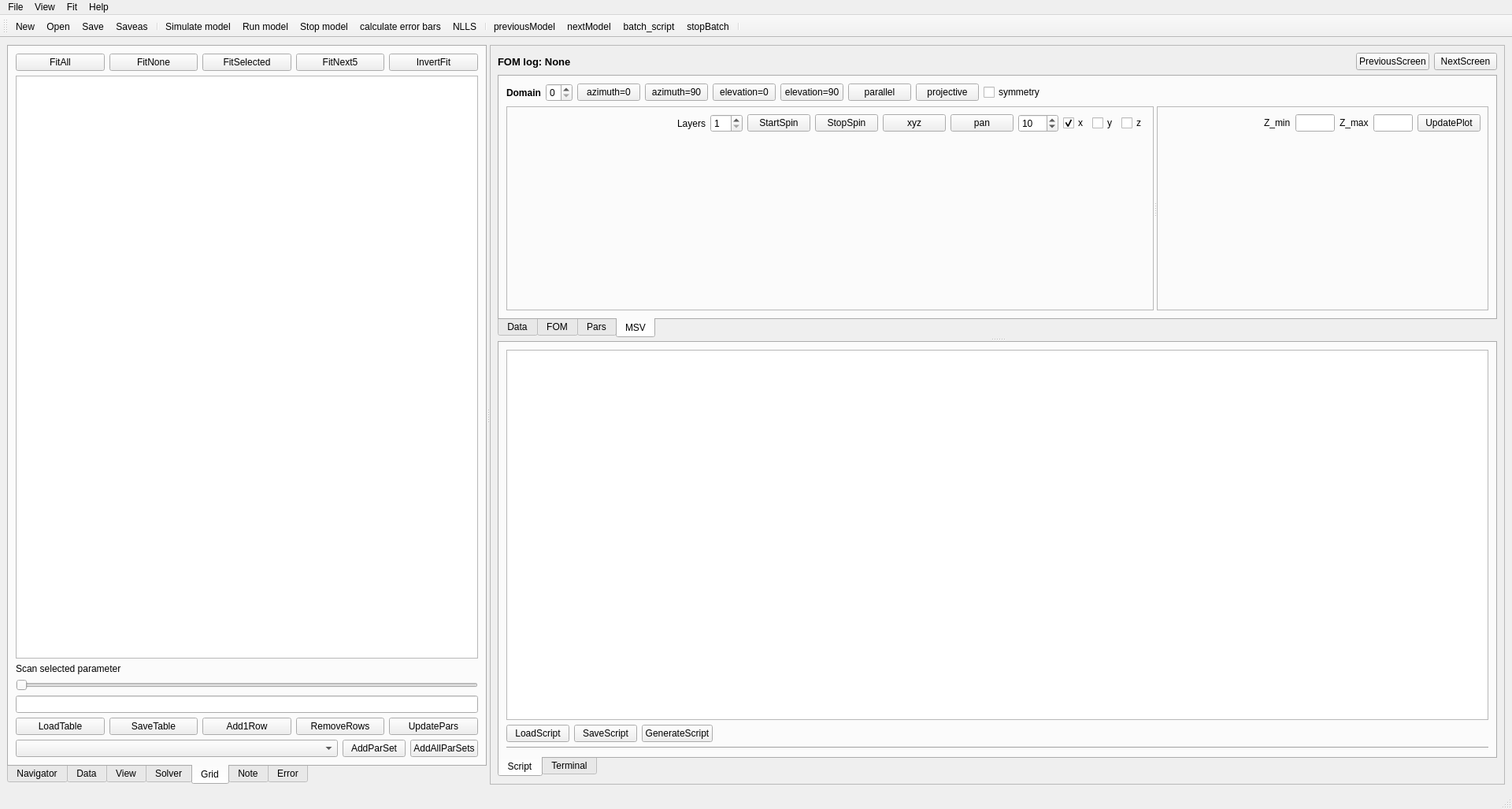
<?xml version="1.0" encoding="UTF-8"?>
<ui version="4.0">
 <class>MainWindow</class>
 <widget class="QMainWindow" name="MainWindow">
  <property name="geometry">
   <rect>
    <x>0</x>
    <y>0</y>
    <width>1920</width>
    <height>1027</height>
   </rect>
  </property>
  <property name="windowTitle">
   <string>MainWindow</string>
  </property>
  <widget class="QWidget" name="centralwidget">
   <layout class="QHBoxLayout" name="horizontalLayout">
    <item>
     <widget class="QSplitter" name="splitter_2">
      <property name="orientation">
       <enum>Qt::Horizontal</enum>
      </property>
      <widget class="QTabWidget" name="tabWidget_data">
       <property name="sizePolicy">
        <sizepolicy hsizetype="Expanding" vsizetype="Expanding">
         <horstretch>0</horstretch>
         <verstretch>0</verstretch>
        </sizepolicy>
       </property>
       <property name="maximumSize">
        <size>
         <width>450000</width>
         <height>16777215</height>
        </size>
       </property>
       <property name="styleSheet">
        <string notr="true"/>
       </property>
       <property name="tabPosition">
        <enum>QTabWidget::South</enum>
       </property>
       <property name="currentIndex">
        <number>4</number>
       </property>
       <widget class="QWidget" name="tab_13">
        <attribute name="title">
         <string>Navigator</string>
        </attribute>
        <layout class="QVBoxLayout" name="verticalLayout_10">
         <item>
          <layout class="QHBoxLayout" name="horizontalLayout_18">
           <item>
            <widget class="QLabel" name="label_10">
             <property name="text">
              <string>File_folder</string>
             </property>
            </widget>
           </item>
           <item>
            <widget class="QLineEdit" name="lineEdit_folder_of_rod_files"/>
           </item>
          </layout>
         </item>
         <item>
          <widget class="QListWidget" name="listWidget_rod_files">
           <property name="acceptDrops">
            <bool>true</bool>
           </property>
           <property name="dragEnabled">
            <bool>true</bool>
           </property>
           <property name="selectionMode">
            <enum>QAbstractItemView::ExtendedSelection</enum>
           </property>
          </widget>
         </item>
         <item>
          <layout class="QHBoxLayout" name="horizontalLayout_19">
           <item>
            <widget class="QPushButton" name="pushButton_load_files">
             <property name="sizePolicy">
              <sizepolicy hsizetype="Fixed" vsizetype="Fixed">
               <horstretch>0</horstretch>
               <verstretch>0</verstretch>
              </sizepolicy>
             </property>
             <property name="text">
              <string>Load</string>
             </property>
            </widget>
           </item>
           <item>
            <widget class="QPushButton" name="pushButton_clear_selected_files">
             <property name="text">
              <string>Clear selected</string>
             </property>
            </widget>
           </item>
           <item>
            <widget class="QPushButton" name="pushButton_open_selected_rod_file">
             <property name="text">
              <string>Open selected</string>
             </property>
            </widget>
           </item>
           <item>
            <widget class="QPushButton" name="pushButton_hook_to_batch">
             <property name="text">
              <string>Hook to queue</string>
             </property>
            </widget>
           </item>
           <item>
            <widget class="QPushButton" name="pushButton_purge_from_batch">
             <property name="text">
              <string>Purge from queue</string>
             </property>
            </widget>
           </item>
          </layout>
         </item>
        </layout>
       </widget>
       <widget class="QWidget" name="tab_5">
        <attribute name="title">
         <string>Data</string>
        </attribute>
        <layout class="QVBoxLayout" name="verticalLayout_2">
         <item>
          <layout class="QHBoxLayout" name="horizontalLayout_17">
           <item>
            <widget class="QPushButton" name="pushButton_use_all">
             <property name="text">
              <string>UseAll</string>
             </property>
            </widget>
           </item>
           <item>
            <widget class="QPushButton" name="pushButton_use_none">
             <property name="text">
              <string>UseNone</string>
             </property>
            </widget>
           </item>
           <item>
            <widget class="QPushButton" name="pushButton_use_selected">
             <property name="text">
              <string>UseSelected</string>
             </property>
            </widget>
           </item>
           <item>
            <widget class="QPushButton" name="pushButton_invert_use">
             <property name="text">
              <string>InvertUse</string>
             </property>
            </widget>
           </item>
          </layout>
         </item>
         <item>
          <widget class="QTableWidget" name="tableWidget_data">
           <property name="sizePolicy">
            <sizepolicy hsizetype="Expanding" vsizetype="Expanding">
             <horstretch>0</horstretch>
             <verstretch>0</verstretch>
            </sizepolicy>
           </property>
           <property name="maximumSize">
            <size>
             <width>4200</width>
             <height>16777215</height>
            </size>
           </property>
          </widget>
         </item>
         <item>
          <layout class="QHBoxLayout" name="horizontalLayout_2">
           <property name="sizeConstraint">
            <enum>QLayout::SetMinimumSize</enum>
           </property>
           <item>
            <widget class="QPushButton" name="pushButton_load_data">
             <property name="text">
              <string>LoadData</string>
             </property>
            </widget>
           </item>
           <item>
            <widget class="QPushButton" name="pushButton_append_data">
             <property name="text">
              <string>AppendData</string>
             </property>
            </widget>
           </item>
           <item>
            <widget class="QPushButton" name="pushButton_delete_data">
             <property name="text">
              <string>DeleteData</string>
             </property>
            </widget>
           </item>
           <item>
            <widget class="QPushButton" name="pushButton_save_data">
             <property name="text">
              <string>SaveData</string>
             </property>
            </widget>
           </item>
          </layout>
         </item>
        </layout>
       </widget>
       <widget class="QWidget" name="tab_6">
        <attribute name="title">
         <string>View</string>
        </attribute>
        <layout class="QVBoxLayout" name="verticalLayout_3">
         <item>
          <layout class="QHBoxLayout" name="horizontalLayout_10">
           <item>
            <widget class="QLabel" name="label">
             <property name="sizePolicy">
              <sizepolicy hsizetype="Fixed" vsizetype="Preferred">
               <horstretch>0</horstretch>
               <verstretch>0</verstretch>
              </sizepolicy>
             </property>
             <property name="text">
              <string>Data set:</string>
             </property>
            </widget>
           </item>
           <item>
            <widget class="QComboBox" name="comboBox_dataset">
             <property name="sizePolicy">
              <sizepolicy hsizetype="Minimum" vsizetype="Fixed">
               <horstretch>0</horstretch>
               <verstretch>0</verstretch>
              </sizepolicy>
             </property>
             <property name="minimumSize">
              <size>
               <width>150</width>
               <height>0</height>
              </size>
             </property>
            </widget>
           </item>
           <item>
            <widget class="QPushButton" name="pushButton_update_mask">
             <property name="sizePolicy">
              <sizepolicy hsizetype="Fixed" vsizetype="Fixed">
               <horstretch>0</horstretch>
               <verstretch>0</verstretch>
              </sizepolicy>
             </property>
             <property name="text">
              <string>update_mask</string>
             </property>
            </widget>
           </item>
          </layout>
         </item>
         <item>
          <widget class="QTableWidget" name="tableWidget_data_view"/>
         </item>
        </layout>
       </widget>
       <widget class="QWidget" name="tab_10">
        <attribute name="title">
         <string>Solver</string>
        </attribute>
        <layout class="QVBoxLayout" name="verticalLayout_6">
         <item>
          <widget class="SolverParameters" name="widget_solver" native="true"/>
         </item>
        </layout>
       </widget>
       <widget class="QWidget" name="tab_12">
        <attribute name="title">
         <string>Grid</string>
        </attribute>
        <layout class="QVBoxLayout" name="verticalLayout_8">
         <item>
          <layout class="QHBoxLayout" name="horizontalLayout_16">
           <item>
            <widget class="QPushButton" name="pushButton_fit_all">
             <property name="text">
              <string>FitAll</string>
             </property>
            </widget>
           </item>
           <item>
            <widget class="QPushButton" name="pushButton_fit_none">
             <property name="text">
              <string>FitNone</string>
             </property>
            </widget>
           </item>
           <item>
            <widget class="QPushButton" name="pushButton_fit_selected">
             <property name="text">
              <string>FitSelected</string>
             </property>
            </widget>
           </item>
           <item>
            <widget class="QPushButton" name="pushButton_fit_next_5">
             <property name="text">
              <string>FitNext5</string>
             </property>
            </widget>
           </item>
           <item>
            <widget class="QPushButton" name="pushButton_invert_fit">
             <property name="text">
              <string>InvertFit</string>
             </property>
            </widget>
           </item>
          </layout>
         </item>
         <item>
          <widget class="QTableWidget" name="tableWidget_pars">
           <property name="sizePolicy">
            <sizepolicy hsizetype="Expanding" vsizetype="Expanding">
             <horstretch>0</horstretch>
             <verstretch>0</verstretch>
            </sizepolicy>
           </property>
          </widget>
         </item>
         <item>
          <widget class="QLabel" name="label_9">
           <property name="text">
            <string>Scan selected parameter</string>
           </property>
          </widget>
         </item>
         <item>
          <widget class="QSlider" name="horizontalSlider_par">
           <property name="orientation">
            <enum>Qt::Horizontal</enum>
           </property>
          </widget>
         </item>
         <item>
          <widget class="QLineEdit" name="lineEdit_scan_par"/>
         </item>
         <item>
          <layout class="QHBoxLayout" name="horizontalLayout_14">
           <item>
            <widget class="QPushButton" name="pushButton_load_table">
             <property name="text">
              <string>LoadTable</string>
             </property>
            </widget>
           </item>
           <item>
            <widget class="QPushButton" name="pushButton_save_table">
             <property name="text">
              <string>SaveTable</string>
             </property>
            </widget>
           </item>
           <item>
            <widget class="QPushButton" name="pushButton_add_one_row">
             <property name="text">
              <string>Add1Row</string>
             </property>
            </widget>
           </item>
           <item>
            <widget class="QPushButton" name="pushButton_remove_rows">
             <property name="text">
              <string>RemoveRows</string>
             </property>
            </widget>
           </item>
           <item>
            <widget class="QPushButton" name="pushButton_update_pars">
             <property name="text">
              <string>UpdatePars</string>
             </property>
            </widget>
           </item>
          </layout>
         </item>
         <item>
          <layout class="QHBoxLayout" name="horizontalLayout_15">
           <item>
            <widget class="QComboBox" name="comboBox_register_par_set"/>
           </item>
           <item>
            <widget class="QPushButton" name="pushButton_add_par_set">
             <property name="sizePolicy">
              <sizepolicy hsizetype="Maximum" vsizetype="Fixed">
               <horstretch>0</horstretch>
               <verstretch>0</verstretch>
              </sizepolicy>
             </property>
             <property name="text">
              <string>AddParSet</string>
             </property>
            </widget>
           </item>
           <item>
            <widget class="QPushButton" name="pushButton_add_all_pars">
             <property name="sizePolicy">
              <sizepolicy hsizetype="Maximum" vsizetype="Fixed">
               <horstretch>0</horstretch>
               <verstretch>0</verstretch>
              </sizepolicy>
             </property>
             <property name="text">
              <string>AddAllParSets</string>
             </property>
            </widget>
           </item>
          </layout>
         </item>
        </layout>
       </widget>
       <widget class="QWidget" name="tab_14">
        <attribute name="title">
         <string>Note</string>
        </attribute>
        <layout class="QVBoxLayout" name="verticalLayout_11">
         <item>
          <widget class="QLabel" name="label_11">
           <property name="sizePolicy">
            <sizepolicy hsizetype="Fixed" vsizetype="Preferred">
             <horstretch>0</horstretch>
             <verstretch>0</verstretch>
            </sizepolicy>
           </property>
           <property name="text">
            <string>Model file information</string>
           </property>
          </widget>
         </item>
         <item>
          <widget class="QTextEdit" name="textEdit_note">
           <property name="html">
            <string>&lt;!DOCTYPE HTML PUBLIC &quot;-//W3C//DTD HTML 4.0//EN&quot; &quot;http://www.w3.org/TR/REC-html40/strict.dtd&quot;&gt;
&lt;html&gt;&lt;head&gt;&lt;meta name=&quot;qrichtext&quot; content=&quot;1&quot; /&gt;&lt;style type=&quot;text/css&quot;&gt;
p, li { white-space: pre-wrap; }
&lt;/style&gt;&lt;/head&gt;&lt;body style=&quot; font-family:'.AppleSystemUIFont'; font-size:13pt; font-weight:400; font-style:normal;&quot;&gt;
&lt;p style=&quot; margin-top:0px; margin-bottom:0px; margin-left:0px; margin-right:0px; -qt-block-indent:0; text-indent:0px;&quot;&gt;You can write down the information regarding the model here!&lt;/p&gt;&lt;/body&gt;&lt;/html&gt;</string>
           </property>
          </widget>
         </item>
        </layout>
       </widget>
       <widget class="QWidget" name="tab_3">
        <attribute name="title">
         <string>Error</string>
        </attribute>
        <layout class="QVBoxLayout" name="verticalLayout_9">
         <item>
          <widget class="QTextBrowser" name="textBrowser_error_msg"/>
         </item>
        </layout>
       </widget>
      </widget>
      <widget class="QFrame" name="frame">
       <property name="frameShape">
        <enum>QFrame::StyledPanel</enum>
       </property>
       <property name="frameShadow">
        <enum>QFrame::Raised</enum>
       </property>
       <layout class="QVBoxLayout" name="verticalLayout">
        <item>
         <layout class="QHBoxLayout" name="horizontalLayout_3">
          <item>
           <widget class="QLabel" name="label_2">
            <property name="font">
             <font>
              <pointsize>10</pointsize>
              <weight>75</weight>
              <bold>true</bold>
             </font>
            </property>
            <property name="text">
             <string>FOM log: None</string>
            </property>
           </widget>
          </item>
          <item>
           <spacer name="horizontalSpacer">
            <property name="orientation">
             <enum>Qt::Horizontal</enum>
            </property>
            <property name="sizeHint" stdset="0">
             <size>
              <width>40</width>
              <height>20</height>
             </size>
            </property>
           </spacer>
          </item>
          <item>
           <widget class="QPushButton" name="pushButton_previous_screen">
            <property name="text">
             <string>PreviousScreen</string>
            </property>
           </widget>
          </item>
          <item>
           <widget class="QPushButton" name="pushButton_next_screen">
            <property name="text">
             <string>NextScreen</string>
            </property>
           </widget>
          </item>
         </layout>
        </item>
        <item>
         <widget class="QSplitter" name="splitter">
          <property name="orientation">
           <enum>Qt::Vertical</enum>
          </property>
          <widget class="QTabWidget" name="tabWidget">
           <property name="maximumSize">
            <size>
             <width>16666666</width>
             <height>16777215</height>
            </size>
           </property>
           <property name="styleSheet">
            <string notr="true"/>
           </property>
           <property name="tabPosition">
            <enum>QTabWidget::South</enum>
           </property>
           <property name="currentIndex">
            <number>3</number>
           </property>
           <widget class="QWidget" name="tab">
            <attribute name="title">
             <string>Data</string>
            </attribute>
            <layout class="QHBoxLayout" name="horizontalLayout_5">
             <item>
              <widget class="GraphicsLayoutWidget" name="widget_data" native="true"/>
             </item>
            </layout>
           </widget>
           <widget class="QWidget" name="tab_7">
            <attribute name="title">
             <string>FOM</string>
            </attribute>
            <layout class="QHBoxLayout" name="horizontalLayout_6">
             <item>
              <widget class="GraphicsLayoutWidget" name="widget_fom" native="true"/>
             </item>
            </layout>
           </widget>
           <widget class="QWidget" name="tab_8">
            <attribute name="title">
             <string>Pars</string>
            </attribute>
            <layout class="QHBoxLayout" name="horizontalLayout_7">
             <item>
              <widget class="GraphicsLayoutWidget" name="widget_pars" native="true"/>
             </item>
            </layout>
           </widget>
           <widget class="QWidget" name="tab_4">
            <attribute name="title">
             <string>MSV</string>
            </attribute>
            <layout class="QVBoxLayout" name="verticalLayout_5">
             <item>
              <layout class="QHBoxLayout" name="horizontalLayout_9">
               <item>
                <widget class="QLabel" name="label_3">
                 <property name="font">
                  <font>
                   <weight>75</weight>
                   <bold>true</bold>
                  </font>
                 </property>
                 <property name="text">
                  <string>Domain</string>
                 </property>
                </widget>
               </item>
               <item>
                <widget class="QSpinBox" name="spinBox_domain">
                 <property name="minimum">
                  <number>0</number>
                 </property>
                 <property name="maximum">
                  <number>5</number>
                 </property>
                </widget>
               </item>
               <item>
                <widget class="QPushButton" name="pushButton_azimuth_0">
                 <property name="text">
                  <string>azimuth=0</string>
                 </property>
                </widget>
               </item>
               <item>
                <widget class="QPushButton" name="pushButton_azimuth_90">
                 <property name="text">
                  <string>azimuth=90</string>
                 </property>
                </widget>
               </item>
               <item>
                <widget class="QPushButton" name="pushButton_elevation_0">
                 <property name="text">
                  <string>elevation=0</string>
                 </property>
                </widget>
               </item>
               <item>
                <widget class="QPushButton" name="pushButton_elevation_90">
                 <property name="text">
                  <string>elevation=90</string>
                 </property>
                </widget>
               </item>
               <item>
                <widget class="QPushButton" name="pushButton_parallel">
                 <property name="text">
                  <string>parallel</string>
                 </property>
                </widget>
               </item>
               <item>
                <widget class="QPushButton" name="pushButton_projective">
                 <property name="text">
                  <string>projective</string>
                 </property>
                </widget>
               </item>
               <item>
                <widget class="QCheckBox" name="checkBox_symmetry">
                 <property name="text">
                  <string>symmetry</string>
                 </property>
                </widget>
               </item>
               <item>
                <spacer name="horizontalSpacer_5">
                 <property name="orientation">
                  <enum>Qt::Horizontal</enum>
                 </property>
                 <property name="sizeHint" stdset="0">
                  <size>
                   <width>40</width>
                   <height>20</height>
                  </size>
                 </property>
                </spacer>
               </item>
              </layout>
             </item>
             <item>
              <widget class="QSplitter" name="splitter_3">
               <property name="orientation">
                <enum>Qt::Horizontal</enum>
               </property>
               <widget class="QFrame" name="frame_2">
                <property name="frameShape">
                 <enum>QFrame::StyledPanel</enum>
                </property>
                <property name="frameShadow">
                 <enum>QFrame::Raised</enum>
                </property>
                <layout class="QVBoxLayout" name="verticalLayout_4">
                 <item>
                  <layout class="QHBoxLayout" name="horizontalLayout_13">
                   <item>
                    <spacer name="horizontalSpacer_4">
                     <property name="orientation">
                      <enum>Qt::Horizontal</enum>
                     </property>
                     <property name="sizeHint" stdset="0">
                      <size>
                       <width>40</width>
                       <height>20</height>
                      </size>
                     </property>
                    </spacer>
                   </item>
                   <item>
                    <widget class="QLabel" name="label_4">
                     <property name="text">
                      <string>Layers</string>
                     </property>
                    </widget>
                   </item>
                   <item>
                    <widget class="QSpinBox" name="spinBox_layers">
                     <property name="minimum">
                      <number>1</number>
                     </property>
                    </widget>
                   </item>
                   <item>
                    <widget class="QPushButton" name="pushButton_start_spin">
                     <property name="text">
                      <string>StartSpin</string>
                     </property>
                    </widget>
                   </item>
                   <item>
                    <widget class="QPushButton" name="pushButton_stop_spin">
                     <property name="text">
                      <string>StopSpin</string>
                     </property>
                    </widget>
                   </item>
                   <item>
                    <widget class="QPushButton" name="pushButton_xyz">
                     <property name="text">
                      <string>xyz</string>
                     </property>
                    </widget>
                   </item>
                   <item>
                    <widget class="QPushButton" name="pushButton_pan">
                     <property name="text">
                      <string>pan</string>
                     </property>
                    </widget>
                   </item>
                   <item>
                    <widget class="QSpinBox" name="spinBox_pan_pixel">
                     <property name="minimum">
                      <number>-100</number>
                     </property>
                     <property name="maximum">
                      <number>100</number>
                     </property>
                     <property name="value">
                      <number>10</number>
                     </property>
                    </widget>
                   </item>
                   <item>
                    <widget class="QCheckBox" name="checkBox_x">
                     <property name="text">
                      <string>x</string>
                     </property>
                     <property name="checked">
                      <bool>true</bool>
                     </property>
                    </widget>
                   </item>
                   <item>
                    <widget class="QCheckBox" name="checkBox_y">
                     <property name="text">
                      <string>y</string>
                     </property>
                    </widget>
                   </item>
                   <item>
                    <widget class="QCheckBox" name="checkBox_z">
                     <property name="text">
                      <string>z</string>
                     </property>
                    </widget>
                   </item>
                  </layout>
                 </item>
                 <item>
                  <widget class="GLViewWidget_cum" name="widget_edp" native="true">
                   <property name="minimumSize">
                    <size>
                     <width>0</width>
                     <height>41</height>
                    </size>
                   </property>
                  </widget>
                 </item>
                </layout>
               </widget>
               <widget class="QFrame" name="frame_3">
                <property name="frameShape">
                 <enum>QFrame::StyledPanel</enum>
                </property>
                <property name="frameShadow">
                 <enum>QFrame::Raised</enum>
                </property>
                <layout class="QVBoxLayout" name="verticalLayout_7">
                 <item>
                  <layout class="QHBoxLayout" name="horizontalLayout_8">
                   <item>
                    <spacer name="horizontalSpacer_3">
                     <property name="orientation">
                      <enum>Qt::Horizontal</enum>
                     </property>
                     <property name="sizeHint" stdset="0">
                      <size>
                       <width>40</width>
                       <height>20</height>
                      </size>
                     </property>
                    </spacer>
                   </item>
                   <item>
                    <widget class="QLabel" name="label_7">
                     <property name="text">
                      <string>Z_min</string>
                     </property>
                    </widget>
                   </item>
                   <item>
                    <widget class="QLineEdit" name="lineEdit_z_min">
                     <property name="sizePolicy">
                      <sizepolicy hsizetype="Fixed" vsizetype="Fixed">
                       <horstretch>0</horstretch>
                       <verstretch>0</verstretch>
                      </sizepolicy>
                     </property>
                     <property name="maximumSize">
                      <size>
                       <width>50</width>
                       <height>16777215</height>
                      </size>
                     </property>
                    </widget>
                   </item>
                   <item>
                    <widget class="QLabel" name="label_8">
                     <property name="text">
                      <string>Z_max</string>
                     </property>
                    </widget>
                   </item>
                   <item>
                    <widget class="QLineEdit" name="lineEdit_z_max">
                     <property name="sizePolicy">
                      <sizepolicy hsizetype="Fixed" vsizetype="Fixed">
                       <horstretch>0</horstretch>
                       <verstretch>0</verstretch>
                      </sizepolicy>
                     </property>
                     <property name="maximumSize">
                      <size>
                       <width>50</width>
                       <height>16777215</height>
                      </size>
                     </property>
                    </widget>
                   </item>
                   <item>
                    <widget class="QPushButton" name="pushButton_update_plot">
                     <property name="text">
                      <string>UpdatePlot</string>
                     </property>
                    </widget>
                   </item>
                  </layout>
                 </item>
                 <item>
                  <widget class="GraphicsLayoutWidget" name="widget_fom_scan" native="true"/>
                 </item>
                </layout>
               </widget>
              </widget>
             </item>
            </layout>
           </widget>
          </widget>
          <widget class="QTabWidget" name="tabWidget_2">
           <property name="minimumSize">
            <size>
             <width>200</width>
             <height>400</height>
            </size>
           </property>
           <property name="styleSheet">
            <string notr="true"/>
           </property>
           <property name="tabPosition">
            <enum>QTabWidget::South</enum>
           </property>
           <property name="currentIndex">
            <number>0</number>
           </property>
           <widget class="QWidget" name="tab_9">
            <attribute name="title">
             <string>Script</string>
            </attribute>
            <layout class="QVBoxLayout" name="verticalLayout_12">
             <item>
              <widget class="QCodeEditor" name="plainTextEdit_script">
               <property name="font">
                <font>
                 <family>Andale Mono</family>
                </font>
               </property>
               <property name="plainText">
                <string/>
               </property>
              </widget>
             </item>
             <item>
              <layout class="QHBoxLayout" name="horizontalLayout_4">
               <item>
                <widget class="QPushButton" name="pushButton_load_script">
                 <property name="text">
                  <string>LoadScript</string>
                 </property>
                </widget>
               </item>
               <item>
                <widget class="QPushButton" name="pushButton_save_script">
                 <property name="text">
                  <string>SaveScript</string>
                 </property>
                </widget>
               </item>
               <item>
                <widget class="QPushButton" name="pushButton_generate_script">
                 <property name="text">
                  <string>GenerateScript</string>
                 </property>
                </widget>
               </item>
               <item>
                <spacer name="horizontalSpacer_2">
                 <property name="orientation">
                  <enum>Qt::Horizontal</enum>
                 </property>
                 <property name="sizeHint" stdset="0">
                  <size>
                   <width>40</width>
                   <height>20</height>
                  </size>
                 </property>
                </spacer>
               </item>
              </layout>
             </item>
             <item>
              <widget class="Line" name="line">
               <property name="orientation">
                <enum>Qt::Horizontal</enum>
               </property>
              </widget>
             </item>
            </layout>
           </widget>
           <widget class="QWidget" name="tab_11">
            <attribute name="title">
             <string>Terminal</string>
            </attribute>
            <layout class="QHBoxLayout" name="horizontalLayout_12">
             <item>
              <widget class="TerminalWidget" name="widget_terminal" native="true"/>
             </item>
            </layout>
           </widget>
          </widget>
         </widget>
        </item>
       </layout>
      </widget>
     </widget>
    </item>
   </layout>
  </widget>
  <widget class="QMenuBar" name="menubar">
   <property name="geometry">
    <rect>
     <x>0</x>
     <y>0</y>
     <width>1920</width>
     <height>24</height>
    </rect>
   </property>
   <widget class="QMenu" name="menuFile">
    <property name="title">
     <string>File</string>
    </property>
    <addaction name="actionOpen_model"/>
    <addaction name="actionSave_model"/>
    <addaction name="separator"/>
    <addaction name="actionSave_data"/>
    <addaction name="actionSave_script"/>
    <addaction name="actionSave_table"/>
   </widget>
   <widget class="QMenu" name="menuView">
    <property name="title">
     <string>View</string>
    </property>
    <addaction name="actionData"/>
    <addaction name="actionPlot"/>
    <addaction name="actionScript"/>
   </widget>
   <widget class="QMenu" name="menuFit">
    <property name="title">
     <string>Fit</string>
    </property>
    <addaction name="actionSimulate_2"/>
    <addaction name="actionStart_fit"/>
    <addaction name="actionStop_fit"/>
   </widget>
   <widget class="QMenu" name="menuHelp">
    <property name="title">
     <string>Help</string>
    </property>
    <addaction name="actionAbout_SuPerRod"/>
    <addaction name="actionManuel"/>
   </widget>
   <addaction name="menuFile"/>
   <addaction name="menuView"/>
   <addaction name="menuFit"/>
   <addaction name="menuHelp"/>
  </widget>
  <widget class="QStatusBar" name="statusbar"/>
  <widget class="QToolBar" name="toolBar">
   <property name="windowTitle">
    <string>toolBar</string>
   </property>
   <attribute name="toolBarArea">
    <enum>TopToolBarArea</enum>
   </attribute>
   <attribute name="toolBarBreak">
    <bool>false</bool>
   </attribute>
   <addaction name="actionNew"/>
   <addaction name="actionOpen"/>
   <addaction name="actionSave"/>
   <addaction name="actionSaveas"/>
   <addaction name="separator"/>
   <addaction name="actionSimulate"/>
   <addaction name="actionRun"/>
   <addaction name="actionStop"/>
   <addaction name="actionCalculate"/>
   <addaction name="actionNLLS"/>
   <addaction name="separator"/>
   <addaction name="actionpreviousModel"/>
   <addaction name="actionnextModel"/>
   <addaction name="actionRun_batch_script"/>
   <addaction name="actionStopBatch"/>
   <addaction name="separator"/>
  </widget>
  <action name="actionSimulate">
   <property name="icon">
    <iconset>
     <normaloff>icons/simulate3.png</normaloff>icons/simulate3.png</iconset>
   </property>
   <property name="text">
    <string>Simulate model</string>
   </property>
   <property name="toolTip">
    <string>Simulate model</string>
   </property>
   <property name="shortcut">
    <string>Ctrl+S</string>
   </property>
  </action>
  <action name="actionRun">
   <property name="icon">
    <iconset>
     <normaloff>icons/run.png</normaloff>icons/run.png</iconset>
   </property>
   <property name="text">
    <string>Run model</string>
   </property>
   <property name="toolTip">
    <string>&lt;html&gt;&lt;head/&gt;&lt;body&gt;&lt;p&gt;&lt;span style=&quot; font-size:10pt;&quot;&gt;Run&lt;/span&gt;&lt;/p&gt;&lt;/body&gt;&lt;/html&gt;</string>
   </property>
  </action>
  <action name="actionStop">
   <property name="icon">
    <iconset>
     <normaloff>icons/stop5.png</normaloff>icons/stop5.png</iconset>
   </property>
   <property name="text">
    <string>Stop model</string>
   </property>
  </action>
  <action name="actionNew">
   <property name="icon">
    <iconset>
     <normaloff>icons/open2.png</normaloff>icons/open2.png</iconset>
   </property>
   <property name="text">
    <string>New</string>
   </property>
  </action>
  <action name="actionOpen">
   <property name="icon">
    <iconset>
     <normaloff>icons/load4.png</normaloff>icons/load4.png</iconset>
   </property>
   <property name="text">
    <string>Open</string>
   </property>
  </action>
  <action name="actionSaveas">
   <property name="icon">
    <iconset>
     <normaloff>icons/saveas2.png</normaloff>icons/saveas2.png</iconset>
   </property>
   <property name="text">
    <string>Saveas</string>
   </property>
   <property name="toolTip">
    <string>Saveas</string>
   </property>
  </action>
  <action name="actionCalculate">
   <property name="checkable">
    <bool>false</bool>
   </property>
   <property name="checked">
    <bool>false</bool>
   </property>
   <property name="icon">
    <iconset>
     <normaloff>icons/error.png</normaloff>icons/error.png</iconset>
   </property>
   <property name="text">
    <string>calculate error bars</string>
   </property>
  </action>
  <action name="actionSave_model">
   <property name="text">
    <string>Save model</string>
   </property>
   <property name="shortcut">
    <string>Ctrl+S</string>
   </property>
  </action>
  <action name="actionSave_data">
   <property name="text">
    <string>Save data</string>
   </property>
  </action>
  <action name="actionSave_script">
   <property name="text">
    <string>Save script</string>
   </property>
  </action>
  <action name="actionSave_table">
   <property name="text">
    <string>Save table</string>
   </property>
  </action>
  <action name="actionOpen_model">
   <property name="text">
    <string>Open model</string>
   </property>
   <property name="shortcut">
    <string>Ctrl+O</string>
   </property>
  </action>
  <action name="actionData">
   <property name="checkable">
    <bool>true</bool>
   </property>
   <property name="checked">
    <bool>true</bool>
   </property>
   <property name="text">
    <string>Data</string>
   </property>
  </action>
  <action name="actionPlot">
   <property name="checkable">
    <bool>true</bool>
   </property>
   <property name="checked">
    <bool>true</bool>
   </property>
   <property name="text">
    <string>Plot</string>
   </property>
  </action>
  <action name="actionScript">
   <property name="checkable">
    <bool>true</bool>
   </property>
   <property name="checked">
    <bool>true</bool>
   </property>
   <property name="text">
    <string>Script</string>
   </property>
  </action>
  <action name="actionStructure">
   <property name="checkable">
    <bool>true</bool>
   </property>
   <property name="text">
    <string>Structure</string>
   </property>
  </action>
  <action name="actionSimulate_2">
   <property name="text">
    <string>Simulate</string>
   </property>
   <property name="shortcut">
    <string>Ctrl+X</string>
   </property>
  </action>
  <action name="actionStart_fit">
   <property name="text">
    <string>Start fit</string>
   </property>
   <property name="shortcut">
    <string>Ctrl+R</string>
   </property>
  </action>
  <action name="actionStop_fit">
   <property name="text">
    <string>Stop fit</string>
   </property>
   <property name="shortcut">
    <string>Ctrl+K</string>
   </property>
  </action>
  <action name="actionAbout_SuPerRod">
   <property name="text">
    <string>About SuPerRod</string>
   </property>
  </action>
  <action name="actionManuel">
   <property name="text">
    <string>Manual</string>
   </property>
  </action>
  <action name="actionRun_batch_script">
   <property name="icon">
    <iconset>
     <normaloff>icons/batch_script.png</normaloff>icons/batch_script.png</iconset>
   </property>
   <property name="text">
    <string>batch_script</string>
   </property>
  </action>
  <action name="actionStopBatch">
   <property name="icon">
    <iconset>
     <normaloff>icons/stop2.png</normaloff>icons/stop2.png</iconset>
   </property>
   <property name="text">
    <string>stopBatch</string>
   </property>
  </action>
  <action name="actionSave">
   <property name="icon">
    <iconset>
     <normaloff>icons/saveas.png</normaloff>icons/saveas.png</iconset>
   </property>
   <property name="text">
    <string>Save</string>
   </property>
  </action>
  <action name="actionpreviousModel">
   <property name="icon">
    <iconset>
     <normaloff>icons/previous.png</normaloff>icons/previous.png</iconset>
   </property>
   <property name="text">
    <string>previousModel</string>
   </property>
  </action>
  <action name="actionnextModel">
   <property name="icon">
    <iconset>
     <normaloff>icons/next.png</normaloff>icons/next.png</iconset>
   </property>
   <property name="text">
    <string>nextModel</string>
   </property>
  </action>
  <action name="actionNLLS">
   <property name="icon">
    <iconset>
     <normaloff>icons/nlls4.png</normaloff>icons/nlls4.png</iconset>
   </property>
   <property name="text">
    <string>NLLS</string>
   </property>
  </action>
 </widget>
 <customwidgets>
  <customwidget>
   <class>GraphicsLayoutWidget</class>
   <extends>QWidget</extends>
   <header location="global">pyqtgraph.h</header>
   <container>1</container>
  </customwidget>
  <customwidget>
   <class>TerminalWidget</class>
   <extends>QWidget</extends>
   <header location="global">terminal_widget.h</header>
   <container>1</container>
  </customwidget>
  <customwidget>
   <class>SolverParameters</class>
   <extends>QWidget</extends>
   <header location="global">parameter_tree.h</header>
   <container>1</container>
  </customwidget>
  <customwidget>
   <class>QCodeEditor</class>
   <extends>QPlainTextEdit</extends>
   <header>code_editor.h</header>
  </customwidget>
  <customwidget>
   <class>GLViewWidget_cum</class>
   <extends>QWidget</extends>
   <header>glview.h</header>
   <container>1</container>
  </customwidget>
 </customwidgets>
 <resources/>
 <connections/>
</ui>
